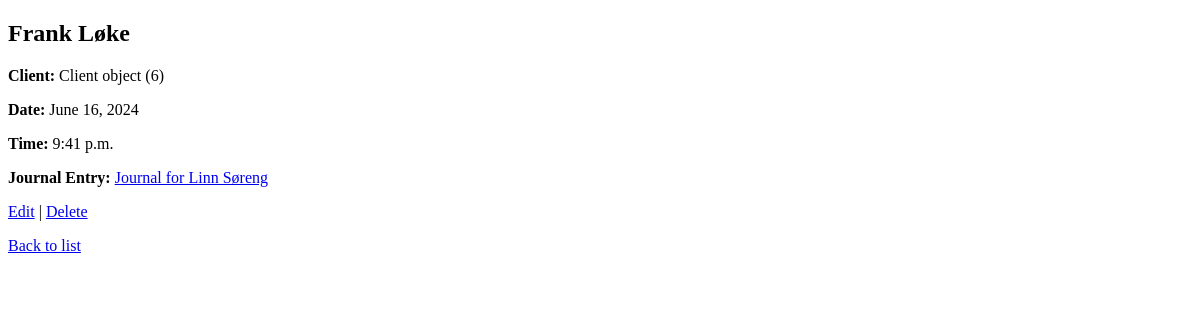
The app's page /journals/appointments/141/ (signed in), older data.
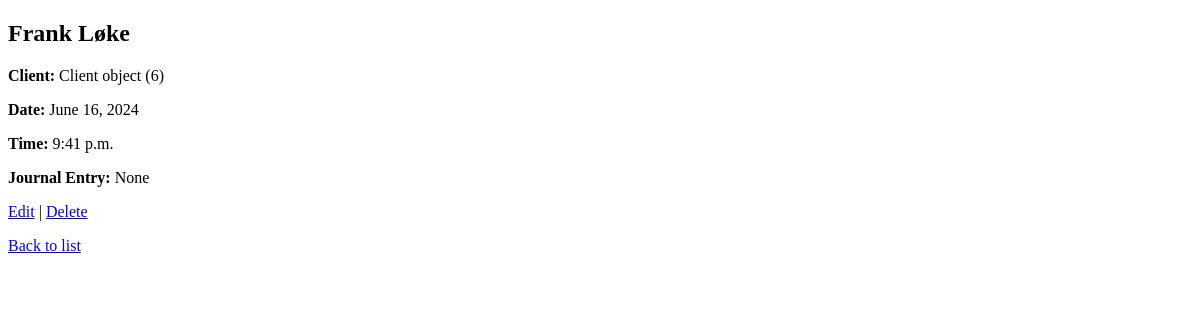
The same page, newer data.
### journals/models.py (models this page shows, shortened)
class Appointment(models.Model):
    title = models.CharField(max_length=200)
    psychologist = models.ForeignKey(User, on_delete=models.CASCADE)
    client = models.ForeignKey(Client, on_delete=models.CASCADE)
    service = models.ForeignKey(Service, on_delete=models.CASCADE)
    date = models.DateField()
    time = models.TimeField()
    created_at = models.DateTimeField(auto_now_add=True)
    journal_entry = models.OneToOneField(Journal, on_delete=models.SET_NULL, null=True, blank=True)

class Journal(models.Model):
    title = models.CharField(max_length=200)
    client = models.ForeignKey(Client, on_delete=models.CASCADE)
    content = models.TextField()
    created_at = models.DateTimeField(auto_now_add=True)
    updated_at = models.DateTimeField(auto_now=True)

class Client(models.Model):
    name = models.CharField(max_length=100)
    email = models.EmailField()
    psychologist = models.ForeignKey(User, on_delete=models.CASCADE)
    birth_date = models.DateField(null=True, blank=True)
    personal_number = models.CharField(max_length=11, null=True, blank=True)
    gender = models.CharField(max_length=10, choices=[('M', 'Male'), ('F', 'Female'), ('O', 'Other')], null=True, blank=True)
    address = models.CharField(max_length=255, null=True, blank=True)
    postal_code = models.CharField(max_length=10, null=True, blank=True)
    municipality = models.CharField(max_length=100, null=True, blank=True)

### journals/views.py (the view)
# urls.py: path('appointments/<int:pk>/', views.appointment_detail, name='appointment_detail'),
@login_required
def appointment_detail(request, pk):
    appointment = get_object_or_404(Appointment, pk=pk)
    return render(request, 'journals/appointment_detail.html', {'appointment': appointment})

### journals/templates/journals/appointment_detail.html (shortened to what this page needs)
{% load static %}
<!DOCTYPE html>
<html>
<head>
</head>
<body>
    <h2>{{ appointment.title }}</h2>
    <p><strong>Client:</strong> {{ appointment.client }}</p>
    <p><strong>Date:</strong> {{ appointment.date }}</p>
    <p><strong>Time:</strong> {{ appointment.time }}</p>
    <p><strong>Journal Entry:</strong> {% if appointment.journal_entry %}<a href="{% url 'journal_detail' appointment.journal_entry.pk %}">{{ appointment.journal_entry.title }}</a>{% else %}None{% endif %}</p>
    <a href="{% url 'appointment_edit' appointment.pk %}">Edit</a> |
    <a href="{% url 'appointment_delete' appointment.pk %}">Delete</a>
    <p><a href="{% url 'appointment_list' %}">Back to list</a></p>
</body>
</html>

Row changes from the older to the newer data that the page shows:
changed Appointment "Frank Løke": journal_entry_id 141 → empty (drawn); journal_entry "Journal for Linn Søreng" → (not shown)
Text that changed along with them:
text now shown: "None"
